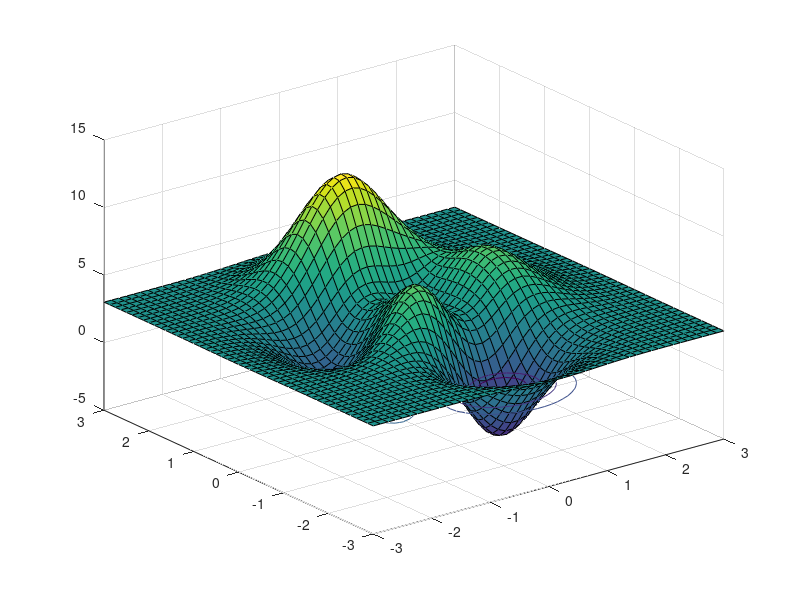

MATLAB code for this plot: (Note: this script raises an error after producing the figure.)
function [] = examples
% File:      examples.m
% Author:    Ioannis Filippidis, jfilippidis@gmail.com
% Date:      2012.06.10 - 2012.07.24
% Language:  MATLAB R2012a
% Purpose:   examples for using fig2u3d
% Copyright: Ioannis Filippidis, 2012-

% depends
%   plotmd, quivermd

ax = gca;

%% plot
% uncomment each example to use it
fname = peaks_contour(ax);
% fname = peaks_facecolors(ax);
% fname = peaks_sphere(ax);
% fname = mixed_scene(ax);

%% export
fig2u3d(ax, fname)

% uncomment to use other variants,
% ensure LaTeX & required packages are installed
%fig2pdf3d(ax, fname, 'media9', 'xelatex')
%fig2pdf3d(ax, fname, 'media9', 'pdflatex')
%fig2pdf3d(ax, fname, 'movie15', 'pdflatex')

function [fname] = peaks_contour(ax)
[x, y, z] = peaks;
surf(ax, x, y, z+3)
hold(ax, 'on')
contour(ax, x, y, z)

fname = 'peaks_contour';

function [fname] = peaks_facecolors(ax)
[x, y, z] = peaks;
[n, m] = size(x);
c = 10 *rand(n-1, m-1);

surf(ax, x, y, z +5, z +5)

hold(ax, 'on')
surf(ax, x, y, z, c)

[x, y, z] = sphere(20);
[n, m] = size(x);
c = 10 *rand(n-1, m-1);
surf(ax, x, y, z, c)

fname = 'peaks_facecolors';

function [fname] = peaks_sphere(ax)
[x, y, z] = peaks;
surf(ax, x, y, z)

hold(ax, 'on')

[x, y, z] = sphere(20);
surf(ax, x, y, z)

fname = 'peaks_sphere';

function [fname] = mixed_scene(ax)
%% init
hold(ax, 'on')

%% surf
[x, y, z] = sphere(20);
surf(ax, x, y, z)

%% line
t = linspace(0, 10, 100);
x = [cos(t); sin(t); t];
plotmd(ax, x, 'b-*')
plotmd(ax, x+1, 'ro') % 2nd line

%% quiver3
n = 8;
x = 10 *rand(3, n);
v = rand(3, n);
quivermd(ax, x, v, 'g')

%% view
axis(ax, 'equal')
axis(ax, 'tight')
view(ax, 3)

fname = 'mixed_scene';
